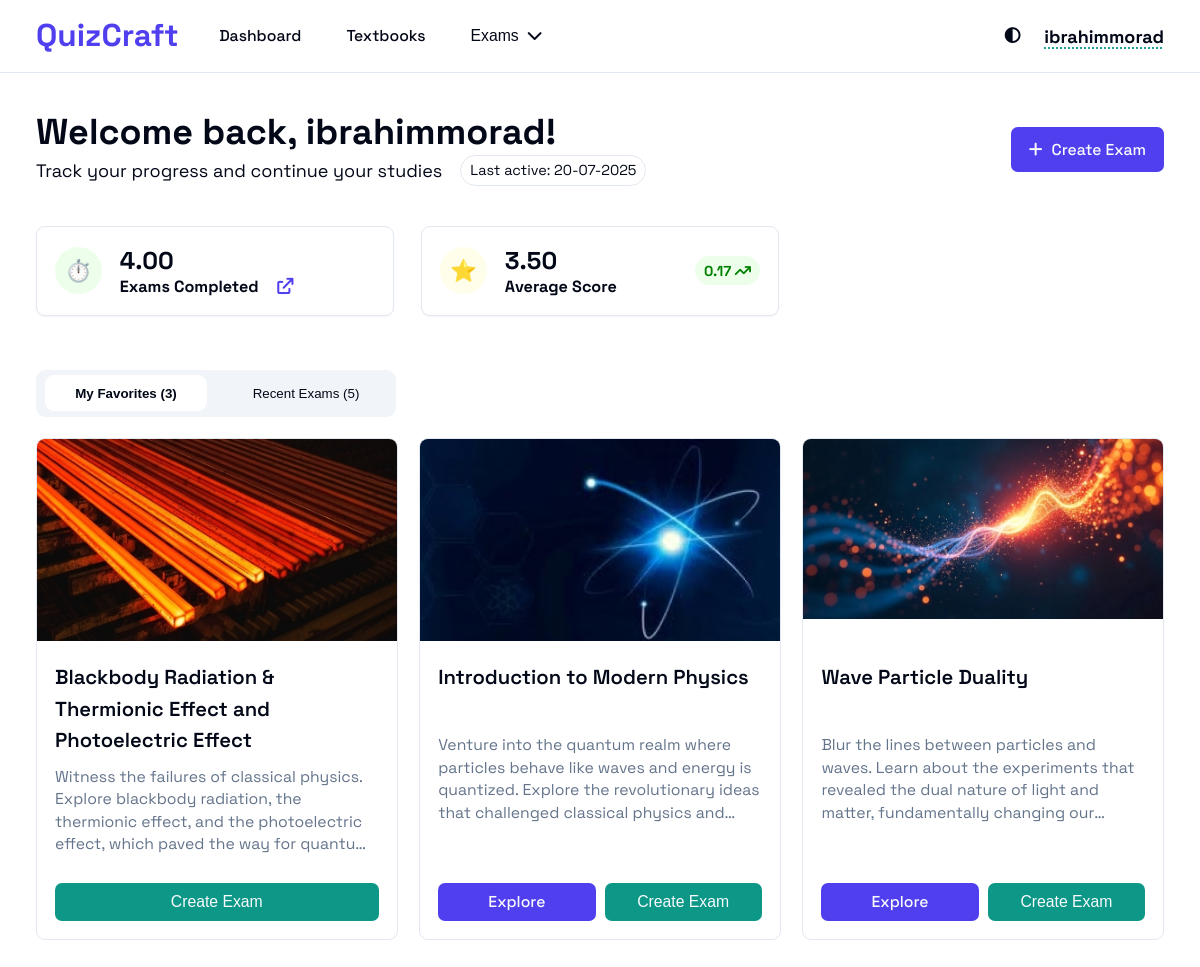
The app's page / (signed in) with its own data.
### scope/models.py (models this page shows, shortened)
class Scope(models.Model):
    class LevelChoices(models.IntegerChoices):
        TEXTBOOK = 0, "Textbook"
        UNIT = 1, "Unit"
        CHAPTER = 2, "Chapter"
        LESSON = 3, "Lesson"
    title = models.CharField(max_length=256)
    caption = models.TextField(blank=True, default="")
    cover = models.ImageField(null=True, blank=True)
    slug = models.SlugField(max_length=512, unique=True, editable=False)
    in_scope_order = models.PositiveSmallIntegerField(
        default=0
    )  # 0 is just for Textbooks since it is not sorted by this field and does not need sorting
    parent = models.ForeignKey(
        "self",
        null=True,
        blank=True,
        on_delete=models.CASCADE,
        related_name="children",
        related_query_name="child",
        db_index=True,
    )
    level = models.PositiveSmallIntegerField(
        choices=LevelChoices, default=LevelChoices.TEXTBOOK, editable=False
    )
    class Meta:
        ordering = ["in_scope_order"]
        constraints = [
            models.UniqueConstraint(
                fields=["parent", "in_scope_order"],
                condition=models.Q(parent__isnull=False),
                name="unique_scope_order_in_parent",
            ),
            models.UniqueConstraint(
                fields=["parent", "title"], name="unique_title_of_same_parent"
            ),
        ]
    @property
    def url(self):
        return reverse("scope-details", kwargs={"slug": self.slug})
    @property
    def type(self):
        return self.LevelChoices(self.level).label

### dashboard/views.py (the view)
# urls.py: path("", dashboard, name="dashboard"),
@login_required
def dashboard(request):
    submissions = Submission.objects.filter(
        user=request.user, score__isnull=False
    ).order_by("-updated_at")
    submissions_stats = submissions.aggregate(
        count=Count("id"), average_score=Avg("score")
    )
    prev_avg_score = 0
    if submissions_stats["count"] > 1:
        prev_avg_score = submissions[: submissions_stats["count"] - 1].aggregate(
            avg_score=Avg("score")
        )["avg_score"]
    context = {
        "stats": [
            {
                "title": "Exams Completed",
                "count": submissions_stats["count"],
                "icon": "⏱️",
                "url": reverse("exam-list"),
                "trend": None,
            },
            {
                "title": "Average Score",
                "count": submissions_stats["average_score"],
                "icon": "⭐",
                "url": None,
                "trend": submissions_stats["average_score"] - prev_avg_score
                if submissions_stats["average_score"] and prev_avg_score
                else None,
            },
        ],
        "favorites": request.user.profile.favorites.all(),
        "recent_exams": get_submissions(request=request, limit=5),
    }
    return render(request, "dashboard/dashboard.html", context)

### exam/models.py (called while the page is built)
    @property
    def percentage(self):
        if self.score:
            return (self.score / self.exam.problems.count()) * 100
        return None

### exam/templatetags/exam_filters.py (called while the page is built)
@register.filter
def get_score_color(score):
    if not score:
        return "score-gray"
    if score >= 90:
        return "score-green"
    elif score >= 80:
        return "score-blue"
    elif score >= 70:
        return "score-yellow"
    return "score-red"

### dashboard/templates/dashboard/dashboard.html (shortened to what this page needs)
{% extends "base.html" %}
{% load static %}
{% load exam_filters %}
{% block css %}
<link rel="stylesheet" href="{% static 'css/base.css' %}">
<link rel="stylesheet" href="{% static 'css/header.css' %}">
<link rel="stylesheet" href="{% static 'css/dashboard.css' %}">
<link rel="stylesheet" href="{% static 'css/scope.css' %}">
<link rel="stylesheet" href="{% static 'css/exam_list.css' %}">
<link rel="stylesheet" href="https://cdnjs.cloudflare.com/ajax/libs/font-awesome/6.5.0/css/all.min.css">
{% endblock css %}
{% block content %}
{% include "components/header.html" %}
<main class="container">
  <div class="dashboard-header">
    <div>
      <h1>Welcome back, {{ user.username }}!</h1>
      <div class="dashboard-subheader">
        <p>Track your progress and continue your studies</p>
        <span class="badge">Last active: {{ user.last_login|date:"d-m-Y" }}</span>
      </div>
    </div>
    <a href="{% url 'exam-custom' %}" class="btn-primary">
      <i class="fa-solid fa-plus"></i>
      Create Exam
    </a>
  </div>
  <section class="summary-grid">
    {% for stat in stats  %}
    {% include "dashboard/components/summary_card.html" with title=stat.title count=stat.count icon=stat.icon url=stat.url trend=stat.trend %}
    {% endfor %}
  </section>
  <nav class="tabs">
    <div class="tab-switcher"></div>
    <button data-tab="lessons" class="tab-trigger active">My Favorites ({{ favorites|length }})</button>
    <button data-tab="recent" class="tab-trigger">Recent Exams ({{ recent_exams.submissions|length }})</button>
  </nav>
  <div id="tab-lessons" class="tab-content active">
    <div class="content-grid">
      {% if favorites %}
        {% for scope in favorites %}
          {% include "components/card.html" with scope=scope %}
        {% endfor %}
      {% else %}
        <p class="empty">No favorites found</p>
      {% endif %}
    </div>
  </div>
{% endblock %}

### templates/components/header.html (shortened to what this page needs)
{% load static %}
<header class="main-header">
  <div class="header-container">
    <div class="header-content">
      <div class="header-left-content">
        <a href="{% url 'dashboard' %}" class="logo">
          <span>QuizCraft</span>
        </a>
        <nav class="main-nav">
          <ul>
            <li>
              <a href="{% url 'dashboard' %}">Dashboard</a>
            </li>
            <li>
              <a href="{% url 'textbooks' %}">Textbooks</a>
            </li>
            <li>
              <button class="header-exam-button">
                <span>Exams</span>
                <i class="fa-solid fa-chevron-down"></i>
              </button>
            </li>
          </ul>
        </nav>
      </div>
      <div class="header-right-content">
        <span class="theme-toggle-button"></span>
        <div class="auth-container">
          {% if user.is_authenticated %}
          <strong class="user-name">{{ user.username }}</strong>
          {% else %}
          <a href="{% url 'login' %}">Login</a>
          <span>/</span>
          <a href="{% url 'register' %}">Register</a>
          {% endif %}
        </div>
      </div>
    </div>
  </div>
</header>

### templates/components/card.html (shortened to what this page needs)
<div class="card">
  <div class="thumbnail">
    <img src="{% if scope.cover %}{{ scope.cover.url }}{% else %}''{% endif %}" alt="{{ scope.title }}" width="400">
  </div>
  <div class="card-content">
    <h3 class="card-title">{{ scope.title }}</h3>
    <p class="card-caption">{{ scope.caption }}</p>
    <div class="card-actions">
      {% if scope.type != "Lesson" %}
        <a href="{{ scope.url }}">Explore</a>
      {% endif %}
      {% include "components/create_exam.html" with is_card=True type=scope.type id=scope.id %}
    </div>
  </div>
</div>

### templates/components/create_exam.html (shortened to what this page needs)
<form action="{% url 'exam-create' %}" method="post" class="create-exam-form">
    <button type="submit" class="create-exam-btn">Create {% if not is_card %}Full {{ type }} {% endif %} Exam</button>
  </form>

### static/css/base.css (style rules this page uses)
:root { --background: hsl(0, 0%, 100%); --foreground: hsl(222.2, 84%, 4.9%); --card: hsl(0, 0%, 100%); --card-foreground: hsl(222.2, 84%, 4.9%); --popover: hsl(0, 0%, 100%); --popover-foreground: hsl(222.2, 84%, 4.9%); --primary: hsl(246, 84%, 59%); --primary-foreground: hsl(210, 40%, 98%); --secondary: hsl(210, 40%, 96.1%); --secondary-foreground: hsl(222.2, 47.4%, 11.2%); --muted: hsl(210, 40%, 96.1%); --muted-foreground: hsl(215.4, 16.3%, 46.9%); --accent: hsl(173, 85%, 32%); --accent-foreground: hsl(210, 40%, 98%); --message-warning-fg: rgb(102, 60, 0); --message-warning-bg: rgb(255, 244, 229); --message-error-fg: rgb(152, 0, 0); --message-error-bg: rgb(255, 226, 183); --message-success-fg: rgb(1, 164, 1); --message-success-bg: rgb(226, 255, 226); --destructive: hsl(0, 84.2%, 60.2%); --destructive-foreground: hsl(210, 40%, 98%); --border: hsl(214.3, 31.8%, 91.4%); --input: hsl(214.3, 31.8%, 91.4%); --ring: hsl(222.2, 84%, 4.9%); --radius: 0.5rem; --sidebar-background: hsl(0, 0%, 98%); --sidebar-foreground: hsl(240, 5.3%, 26.1%); --sidebar-primary: hsl(240, 5.9%, 10%); --sidebar-primary-foreground: hsl(0, 0%, 98%); --sidebar-accent: hsl(240, 4.8%, 95.9%); --sidebar-accent-foreground: hsl(240, 5.9%, 10%); --sidebar-border: hsl(220, 13%, 91%); --sidebar-ring: hsl(217.2, 91.2%, 59.8%); }
* { box-sizing: border-box; margin: 0; padding: 0; }
html { font-family: 'spacegrotesk', sans-serif; font-weight: 400; font-size: 18px; }
body { min-height: 100vh; width: 100%; background-color: var(--background); color: var(--foreground); position: relative; display: flex; flex-direction: column; align-items: stretch; }
.container { max-width: 80rem; margin: 0 auto; padding: 2rem 1rem; width: 100%; }
@media (min-width: 640px) { .container { padding-left: 1.5rem; padding-right: 1.5rem; } }
@media (min-width: 1024px) { .container { padding-left: 2rem; padding-right: 2rem; } }
.btn-primary { margin-top: 1rem; display: inline-flex; align-items: center; justify-content: center; gap: 0.5rem; white-space: nowrap; border-radius: 0.375rem; font-size: 0.875rem; font-weight: 500; text-decoration: none; outline: none; transition: background-color 0.2s, color 0.2s; color: var(--primary-foreground); background-color: var(--primary); height: 2.5rem; padding: 0.5rem 1rem; }

### static/css/header.css (style rules this page uses)
.main-header { background-color: var(--background); border-bottom: 1px solid var(--border); position: sticky; top: 0; z-index: 10; }
.header-container { max-width: 80rem; margin-left: auto; margin-right: auto; padding-left: 1rem; padding-right: 1rem; }
@media (min-width: 640px) { .header-container { padding-left: 1.5rem; padding-right: 1.5rem; } }
@media (min-width: 1024px) { .header-container { padding-left: 2rem; padding-right: 2rem; } }
.header-content { display: flex; justify-content: space-between; height: 4rem; }
.header-left-content { display: flex; align-items: center; }
.main-nav { display: none; }
@media (min-width: 1024px) { .main-nav { display: block; } }
.main-nav>ul { display: flex; align-items: center; gap: 1rem; margin-left: 1.5rem; list-style: none; }
.main-nav>ul>li { display: flex; align-items: center; gap: 0.5rem; cursor: pointer; position: relative; }
.auth-container { display: none; align-items: center; gap: 0.5rem; }
@media (min-width: 1024px) { .auth-container { display: flex; } }
.menu-button, .theme-toggle-button { display: flex; align-items: center; cursor: pointer; border-radius: var(--radius); }

### static/css/exam_list.css (style rules this page uses)
.btn-primary { background-color: var(--primary); color: var(--primary-foreground); border: none; }

### records on screen
Scope: cover (picture), title "Blackbody Radiation & Thermionic Effect and Photoelectric Effect", caption "Witness the failures of classical physics. Explore blackbody radiation, the thermionic effect, and the photoelectric effect, which paved the way for…"
Scope: cover (picture), title "Introduction to Modern Physics", caption "Venture into the quantum realm where particles behave like waves and energy is quantized. Explore the revolutionary ideas that challenged classical physics…"
Scope: cover (picture), title "Wave Particle Duality", caption "Blur the lines between particles and waves. Learn about the experiments that revealed the dual nature of light and matter, fundamentally changing…"

### other values on screen
{{ user.username }} "ibrahimmorad"
{{ user.last_login|date:"d-m-Y" }} "20-07-2025"
{{ icon }} "⏱️" "⭐"
{{ count|floatformat:2 }} "4.00" "3.50"
{{ title }} "Exams Completed" "Average Score"
{{ trend|floatformat:2 }} "0.17"
{{ favorites|length }} "3"
{{ recent_exams.submissions|length }} "5"
